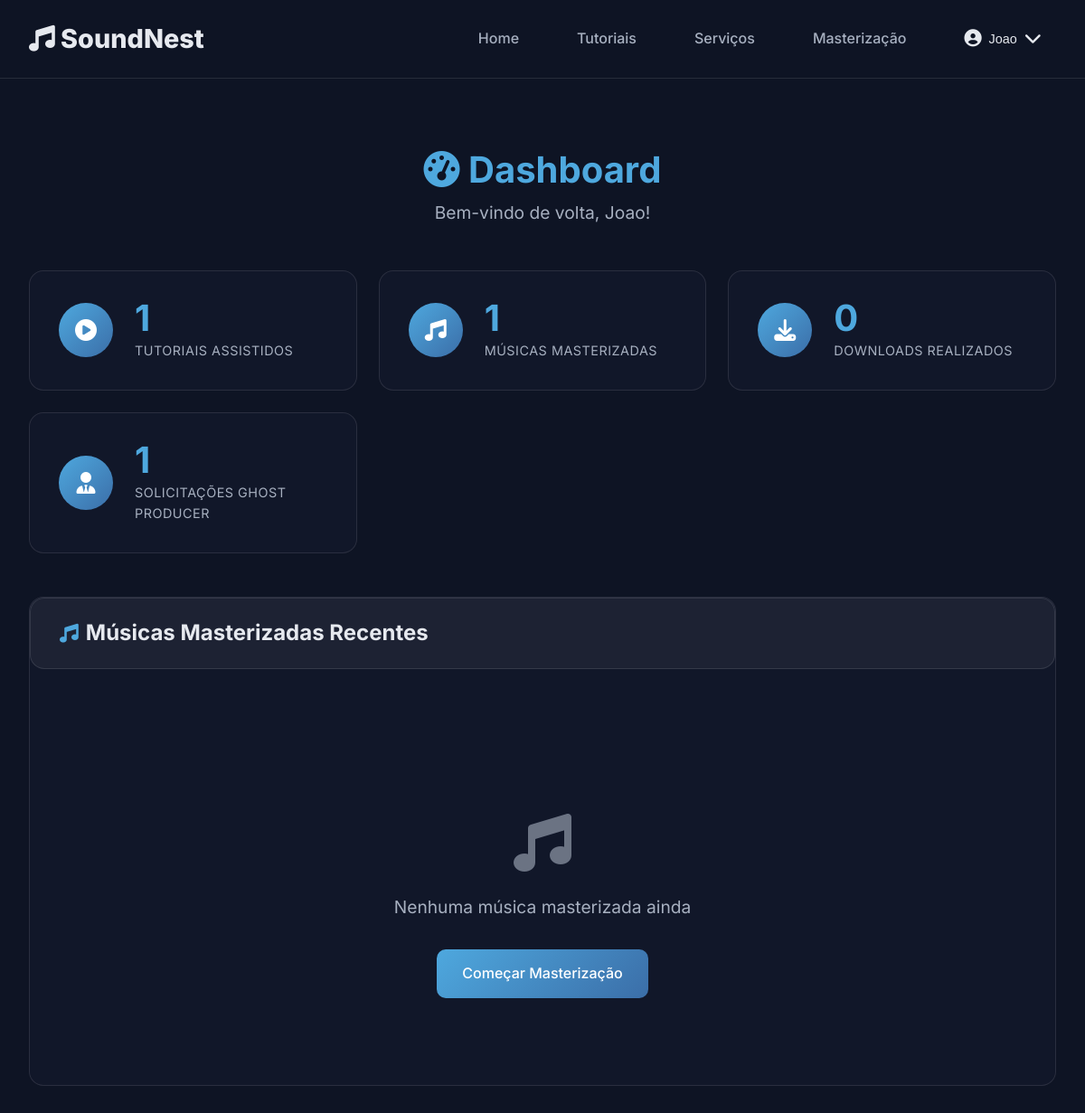
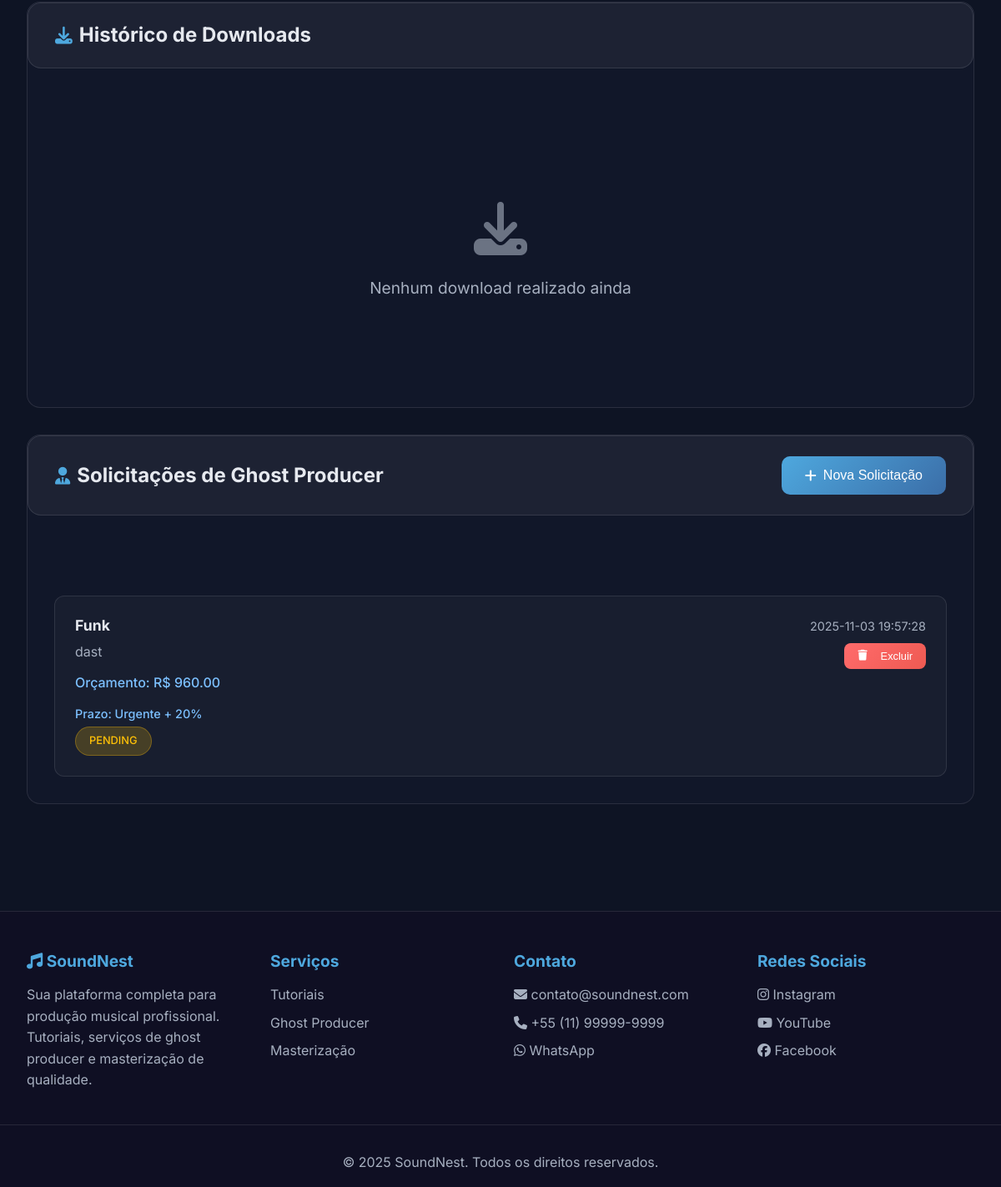
/dashboard (signed in), run on the app's committed database (2 pictures, top to bottom).
### tables this page shows
CREATE TABLE users (
                    id INTEGER PRIMARY KEY AUTOINCREMENT,
                    nome TEXT NOT NULL,
                    email TEXT UNIQUE NOT NULL,
                    senha_hash TEXT NOT NULL
                );

CREATE TABLE ghost_producer_requests (
                    id INTEGER PRIMARY KEY AUTOINCREMENT,
                    user_id INTEGER NOT NULL,
                    package TEXT NOT NULL,
                    genre TEXT NOT NULL,
                    description TEXT,
                    budget REAL,
                    deadline TEXT,
                    status TEXT DEFAULT 'pending',
                    created_at TIMESTAMP DEFAULT CURRENT_TIMESTAMP,
                    completed_at TIMESTAMP,
                    FOREIGN KEY (user_id) REFERENCES users (id)
                );

### app.py (the view)
@app.route('/dashboard')
@login_required_custom
def dashboard():
    try:
        print(f"=== INÍCIO DA ROTA DASHBOARD ===")
        print(f"Usuário atual: {current_user}")
        print(f"ID do usuário: {current_user.id}")
        print(f"Usuário autenticado: {current_user.is_authenticated}")
        print("Chamando get_user_dashboard_data...")
        user_data = get_user_dashboard_data(current_user.id)
        if user_data is None:
            print("❌ ERRO: get_user_dashboard_data retornou None")
            flash('Erro ao carregar dados do dashboard.', 'error')
            return redirect(url_for('home'))
        print(f"✅ Dados do dashboard carregados: {user_data}")
        print("Renderizando template...")
        result = render_template('dashboard.html', dashboard_data=user_data)
        print("✅ Template renderizado com sucesso!")
        print(f"Tamanho do resultado: {len(result)} caracteres")
        return result
    except Exception as e:
        print(f"❌ ERRO NA ROTA DASHBOARD: {str(e)}")
        import traceback
        print(f"Traceback completo:\n{traceback.format_exc()}")
        flash('Erro interno ao carregar dashboard. Tente novamente.', 'error')
        return redirect(url_for('home'))

### app.py (called while the page is built)
def get_user_by_id(user_id):
    try:
        conn = sqlite3.connect('users.db')
        cursor = conn.cursor()
        cursor.execute('SELECT * FROM users WHERE id = ?', (user_id,))
        user_data = cursor.fetchone()
        conn.close()
        if user_data:
            return User(user_data[0], user_data[1], user_data[2], user_data[3])
        return None
    except Exception as e:
        print(f"Erro ao buscar usuário por ID: {str(e)}")
        return None

@login_manager.user_loader
def load_user(user_id):
    try:
        return get_user_by_id(int(user_id))
    except Exception as e:
        print(f"Erro no load_user: {str(e)}")
        return None

def login_required_custom(f):
    @wraps(f)
    def decorated_function(*args, **kwargs):
        try:
            if not current_user or not hasattr(current_user, 'is_authenticated') or not current_user.is_authenticated:
                flash('Você precisa estar logado para acessar esta página.', 'error')
                return redirect(url_for('login'))
            return f(*args, **kwargs)
        except Exception as e:
            print(f"Erro no decorator de login: {str(e)}")
            flash('Erro de autenticação. Tente fazer login novamente.', 'error')
            return redirect(url_for('login'))
    return decorated_function

### templates/dashboard.html (shortened to what this page needs)
{% extends "base.html" %}
{% block content %}
<div class="dashboard-container">
    <div class="dashboard-header">
        <h1><i class="fas fa-tachometer-alt"></i> Dashboard</h1>
        {% if current_user and current_user.is_authenticated %}
        <p class="welcome-message">Bem-vindo de volta, {{ current_user.nome }}!</p>
        {% else %}
        <p class="welcome-message">Dashboard do Sistema</p>
        {% endif %}
    </div>
    <div class="stats-grid">
        <div class="stat-card">
            <div class="stat-icon">
                <i class="fas fa-play-circle"></i>
            </div>
            <div class="stat-content">
                <h3>{{ dashboard_data.tutorials_watched }}</h3>
                <p>Tutoriais Assistidos</p>
            </div>
        </div>
        <div class="stat-card">
            <div class="stat-icon">
                <i class="fas fa-music"></i>
            </div>
            <div class="stat-content">
                <h3>{{ dashboard_data.mastered_songs }}</h3>
                <p>Músicas Masterizadas</p>
            </div>
        </div>
        <div class="stat-card">
            <div class="stat-icon">
                <i class="fas fa-download"></i>
            </div>
            <div class="stat-content">
                <h3>{{ dashboard_data.downloads|length }}</h3>
                <p>Downloads Realizados</p>
            </div>
        </div>
        <div class="stat-card">
            <div class="stat-icon">
                <i class="fas fa-user-tie"></i>
            </div>
            <div class="stat-content">
                <h3>{{ dashboard_data.ghost_requests|length }}</h3>
                <p>Solicitações Ghost Producer</p>
            </div>
        </div>
    </div>
    <div class="dashboard-sections">
        <div class="dashboard-section">
            <div class="section-header">
                <h2><i class="fas fa-music"></i> Músicas Masterizadas Recentes</h2>
            </div>
            <div class="section-content">
                {% if dashboard_data.recent_masters %}
                    <div class="masters-list">
                        {% for master in dashboard_data.recent_masters %}
                        <div class="master-item">
                            <div class="master-info">
                                <h4>{{ master[0]|replace('_', ' ')|title if master[0] else 'Arquivo não especificado' }}</h4>
                                <p class="master-date">{{ master[2] if master[2] else 'Data não disponível' }}</p>
                                <span class="status-badge status-{{ master[3] if master[3] else 'pending' }}">{{ (master[3] if master[3] else 'pending')|title }}</span>
                            </div>
                            <div class="master-actions">
                                {% if master[1] %}
                                <a href="{{ url_for('download', filename=master[1]) }}" class="btn btn-primary btn-sm">
                                    <i class="fas fa-download"></i> Download
                                </a>
                                {% else %}
                                <span class="btn btn-secondary btn-sm disabled">
                                    <i class="fas fa-exclamation-triangle"></i> Arquivo não disponível
                                </span>
                                {% endif %}
                            </div>
                        </div>
                        {% endfor %}
                    </div>
                {% else %}
                    <div class="empty-state">
                        <i class="fas fa-music"></i>
                        <p>Nenhuma música masterizada ainda</p>
                        <a href="{{ url_for('masterizacao') }}" class="btn btn-primary">Começar Masterização</a>
                    </div>
                {% endif %}
            </div>
        </div>
        <div class="dashboard-section">
            <div class="section-header">
                <h2><i class="fas fa-download"></i> Histórico de Downloads</h2>
            </div>
            <div class="section-content">
                {% if dashboard_data.downloads %}
                    <div class="downloads-list">
                        {% for download in dashboard_data.downloads %}
                        <div class="download-item">
                            <div class="download-info">
                                <h4>{{ download[1]|replace('_', ' ')|title if download[1] else 'Arquivo não especificado' }}</h4>
                                <p class="download-date">{{ download[2] if download[2] else 'Data não disponível' }}</p>
                                <span class="file-type-badge">{{ download[0]|title if download[0] else 'Tipo não especificado' }}</span>
                            </div>
                        </div>
                        {% endfor %}
                    </div>
                {% else %}
                    <div class="empty-state">
                        <i class="fas fa-download"></i>
                        <p>Nenhum download realizado ainda</p>
                    </div>
                {% endif %}
            </div>
        </div>
        <div class="dashboard-section">
            <div class="section-header">
                <h2><i class="fas fa-user-tie"></i> Solicitações de Ghost Producer</h2>
                <button class="btn btn-primary" onclick="openGhostProducerModal()">
                    <i class="fas fa-plus"></i> Nova Solicitação
                </button>
            </div>
            <div class="section-content">
                {% if dashboard_data.ghost_requests %}
                    <div class="ghost-requests-list">
                        {% for request in dashboard_data.ghost_requests %}
                        <div class="ghost-request-item" data-request-id="{{ request[0] }}">
                            <div class="request-info">
                                {% if request|length >= 9 %}
                                    <div class="request-header">
                                        <h4>{{ request[2]|title if request[2] else 'Gênero não especificado' }}</h4>
                                    </div>
                                    <p class="request-description">{{ request[3] if request[3] else 'Descrição não fornecida' }}</p>
                                    {% if request[4] and request[4] != 'None' %}
                                    <p class="request-budget">Orçamento: R$ {{ "%.2f"|format(request[4]|float) }}</p>
                                    {% endif %}
                                    {% if request[5] and request[5] == 'urgent' %}
                                    <p class="request-deadline">
                                        Prazo: Urgente + 20%
                                    </p>
                                    {% elif request[5] and request[5] != 'None' %}
                                    <p class="request-deadline">Prazo: {{ request[5]|title }}</p>
                                    {% endif %}
                                    <span class="status-badge status-{{ request[6] }}">{{ request[6]|title if request[6] else 'Pendente' }}</span>
                                {% endif %}
                            </div>
                            <div class="request-actions">
                                <div class="request-date">
                                    {% if request|length >= 9 %}
                                        <p>{{ request[7] if request[7] and request[7] != 'None' else 'Data não disponível' }}</p>
                                    {% else %}
                                        <p>{{ request[5] if request[5] and request[5] != 'None' else 'Data não disponível' }}</p>
                                    {% endif %}
                                </div>
                                <button class="btn btn-danger btn-sm" onclick="deleteGhostRequest({{ request[0] }})">
                                    <i class="fas fa-trash"></i> Excluir
                                </button>
                            </div>
                        </div>
                        {% endfor %}
                    </div>
                {% else %}
                    <div class="empty-state">
                        <i class="fas fa-user-tie"></i>
                        <p>Nenhuma solicitação de ghost producer</p>
                    </div>
                {% endif %}
            </div>
        </div>
    </div>
</div>
{% endblock %}

### templates/base.html (shortened to what this page needs)
<!DOCTYPE html>
<html lang="pt-BR">
<head>
    <link rel="stylesheet" href="{{ url_for('static', filename='style.css') }}">
    <link rel="stylesheet" href="https://cdnjs.cloudflare.com/ajax/libs/font-awesome/6.5.1/css/all.min.css">
</head>
<body>
    <nav class="navbar">
        <div class="navbar-container">
            <a href="{{ url_for('home') }}" class="navbar-brand">
                <i class="fas fa-music"></i> SoundNest
            </a>
            <ul class="navbar-nav">
                <li><a href="{{ url_for('home') }}" class="nav-link">Home</a></li>
                <li><a href="{{ url_for('tutoriais') }}" class="nav-link">Tutoriais</a></li>
                {% if current_user.is_authenticated %}
                    <li><a href="{{ url_for('servicos') }}" class="nav-link">Serviços</a></li>
                    <li><a href="{{ url_for('masterizacao') }}" class="nav-link">Masterização</a></li>
                    <li class="user-menu">
                        <div class="user-dropdown">
                            <button class="user-dropdown-toggle">
                                <i class="fas fa-user-circle"></i>
                                <span class="user-name">{{ current_user.nome if current_user and current_user.nome else 'Usuário' }}</span>
                                <i class="fas fa-chevron-down"></i>
                            </button>
                        </div>
                    </li>
                {% else %}
                    <li><a href="{{ url_for('login') }}" class="btn btn-secondary">Login</a></li>
                    <li><a href="{{ url_for('cadastro') }}" class="btn btn-primary">Cadastro</a></li>
                {% endif %}
            </ul>
        </div>
    </nav>
    <main class="main-content">
        {% block content %}{% endblock %}
    </main>
    <footer class="footer">
        <div class="footer-content">
            <div class="footer-section">
                <h3><i class="fas fa-music"></i> SoundNest</h3>
                <p>Sua plataforma completa para produção musical profissional. Tutoriais, serviços de ghost producer e masterização de qualidade.</p>
            </div>
            <div class="footer-section">
                <h3>Serviços</h3>
                <p><a href="{{ url_for('tutoriais') }}">Tutoriais</a></p>
                <p><a href="{{ url_for('servicos') }}">Ghost Producer</a></p>
                <p><a href="{{ url_for('masterizacao') }}">Masterização</a></p>
            </div>
            <div class="footer-section">
                <h3>Contato</h3>
                <p><i class="fas fa-envelope"></i> contato@soundnest.com</p>
                <p><i class="fas fa-phone"></i> +55 (11) 99999-9999</p>
                <p><i class="fab fa-whatsapp"></i> WhatsApp</p>
            </div>
            <div class="footer-section">
                <h3>Redes Sociais</h3>
                <p><a href="#"><i class="fab fa-instagram"></i> Instagram</a></p>
                <p><a href="#"><i class="fab fa-youtube"></i> YouTube</a></p>
                <p><a href="#"><i class="fab fa-facebook"></i> Facebook</a></p>
            </div>
        </div>
        <div class="footer-bottom">
            <p>&copy; 2025 SoundNest. Todos os direitos reservados.</p>
        </div>
    </footer>
</body>
</html>

### data on the page
users: nome "Joao"
ghost_producer_requests: genre "Funk", description "dast", budget "960.00", deadline "Prazo: Urgente + 20%", status "PENDING", created_at "2025-11-03 19:57:28"

### other printed values
{{ dashboard_data.tutorials_watched }} "1"
{{ dashboard_data.mastered_songs }} "1"
{{ dashboard_data.downloads|length }} "0"
{{ dashboard_data.ghost_requests|length }} "1"
